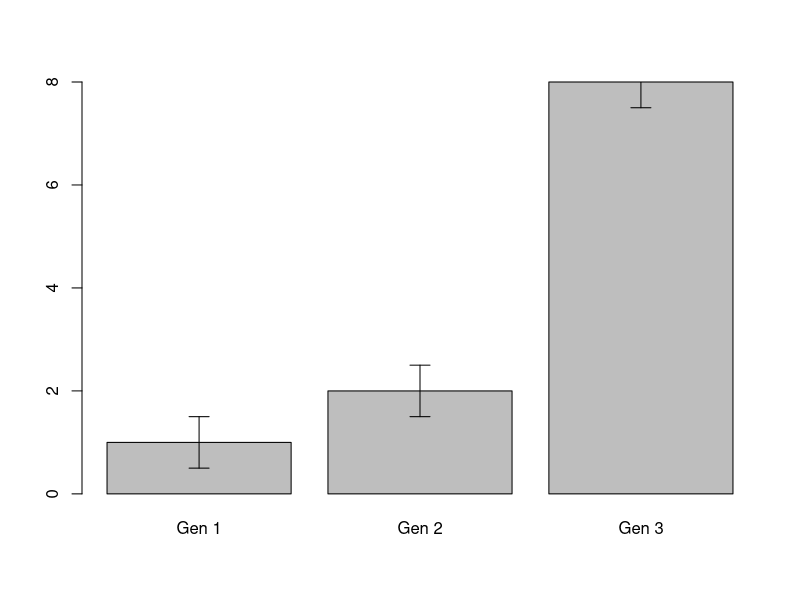

Write R code to recreate this figure.
## ---- chunk 1
error.bar = function(x, y, upper, lower=upper, length=0.1,...) { 
    if(length(x) != length(y) | length(y) !=length(lower) | length(lower) != length(upper)) stop("vectors must be same length")     
    arrows(x,y+upper, x, y-lower, angle=90, code=3, length=length, ...)}
## ---- chunk 2
## Creación de un vector que posee 3 valores de expresión relativa
#  In a real world we would calculate this as an average expression per condition
expresion = c(1,2,8)
 
## Creación de un vector que posee 3 valores de variabilidad de la expresión
variabilidad = c(0.5,0.5,0.5)
 
## Acá se crea el vector que nomencla y provee las condiciones de prueba de la función barras de error para graficarlas
genes = c('Gen 1','Gen 2','Gen 3')
 
## Acá se realiza la graficación en barras con las barras de error
bar = barplot(height=expresion,names.arg=genes)
error.bar(x=bar,y=expresion,upper=variabilidad)
## ---- chunk 3
# Se define el data frame como primeradata, y la función rbind nos permite realizar la fusión de los dos vectores previamente definidos de las variables de expresión.
primeradata <- rbind(expresion, variabilidad, deparse.level = 1)
primeradata
# Luego se realiza el data frame fusionando los vectores y nomenclando
df1 = as.data.frame(primeradata, row.names = NULL, optional = FALSE, make.names = TRUE, col.names = names(primeradata))
# Transposición de columnas y filas, por si hay mal coonfig.
t(df1)
# Renombramiento de las columnas con los genes de estudio
colnames(df1) <- c("Gen 1", "Gen 2", "Gen 3")
df1

## ---- chunk 4
aov(formula=expresion ~ genes, data = df1)
pairwise.t.test(expresion, genes,
    p.adjust.method = "fdr", data=df1
    )

